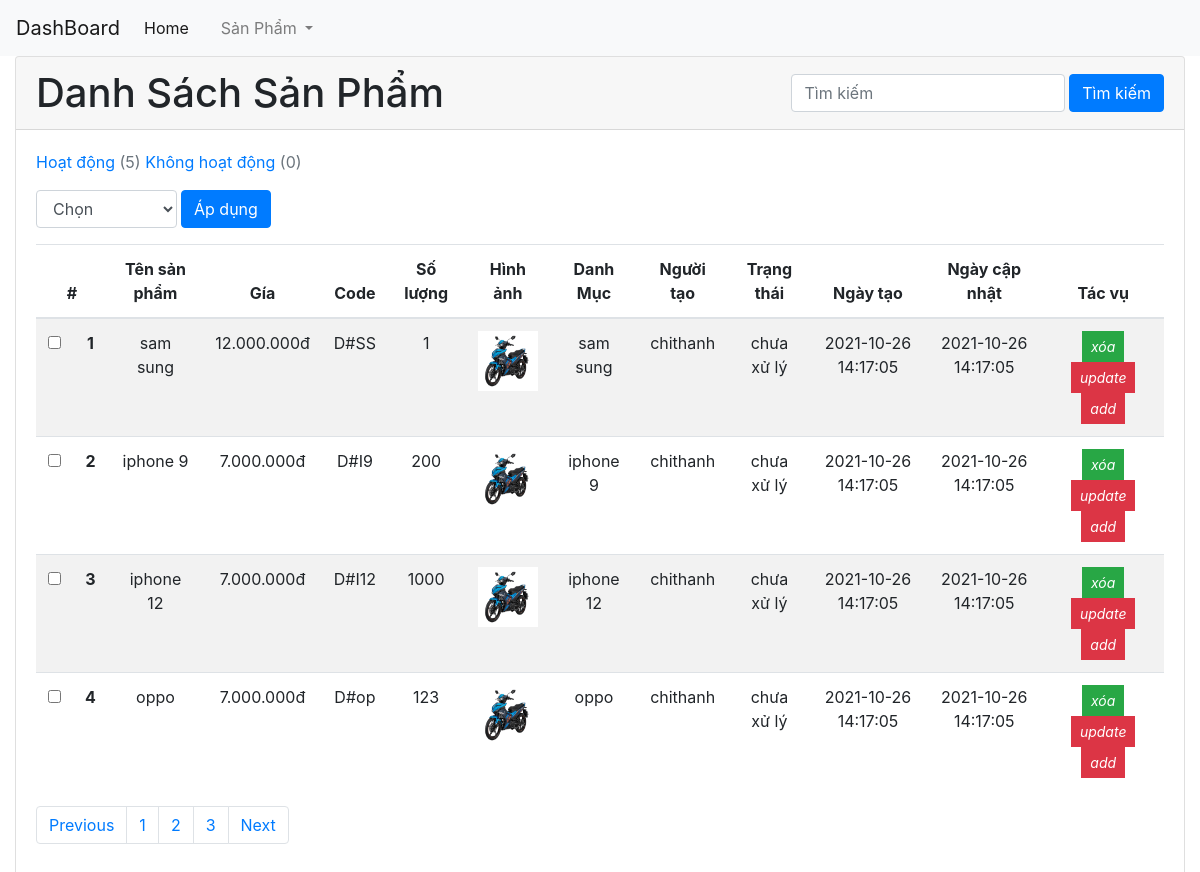
Before: /admin/index.php?module=product&act=list (signed in) with the older database file.
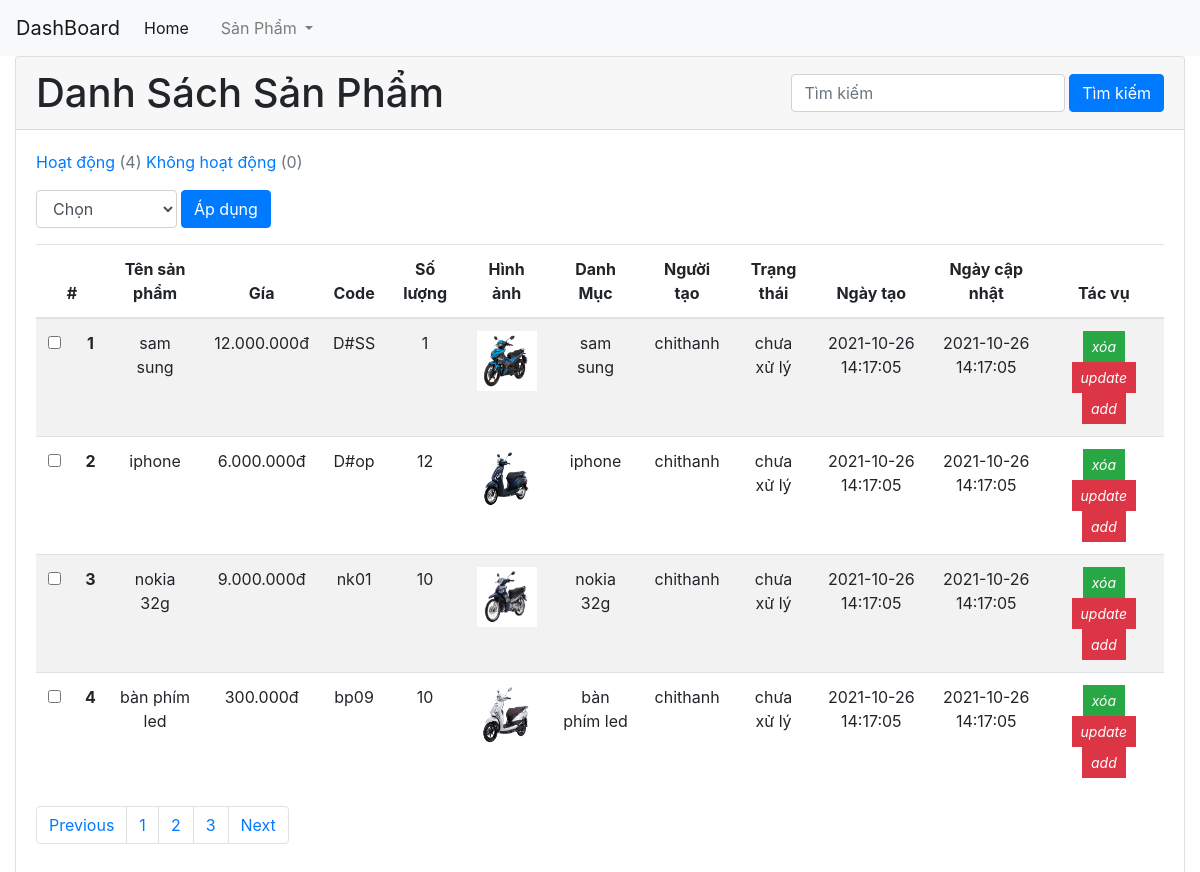
After: the same page with the newer database file.
### tables this page shows
CREATE TABLE `product` (
  `id_product` int(11) NOT NULL,
  `name` varchar(255) NOT NULL,
  `price` int(11) NOT NULL,
  `code` varchar(255) NOT NULL,
  `qty` int(11) NOT NULL,
  `thumbnail` varchar(255) NOT NULL,
  `created_at` timestamp NOT NULL DEFAULT current_timestamp(),
  `updated_at` timestamp NULL DEFAULT current_timestamp(),
  `is_delete` int(11) NOT NULL DEFAULT 0,
  `id_cat` int(11) NOT NULL,
  `id_user` int(11) NOT NULL
);

CREATE TABLE `user` (
  `id_user` int(255) NOT NULL,
  `user_name` varchar(255) NOT NULL,
  `email` varchar(233) NOT NULL,
  `pass_word` varchar(255) NOT NULL,
  `created_at` timestamp NOT NULL DEFAULT current_timestamp(),
  `updated_at` timestamp NOT NULL DEFAULT current_timestamp()
);

### admin/module/product/list.php (the view, shortened to what this page needs)
<?php
    if(isset($_GET['page'])){
        $page = $_GET['page'];
    }
    else{
        $page = 1;
    }
    $sotincanlay = 15;
    $sql_count = mysqli_query($conn , "SELECT * FROM `product`");
    $row_count = mysqli_num_rows($sql_count);
    $start = ($page-1) * $sotincanlay;
    $sql_total = mysqli_query($conn , "SELECT id_cat FROM `product` WHERE  `is_delete` = 0 ");
    $total = mysqli_num_rows($sql_total);
    $sql_total_soft_delete = mysqli_query($conn , "SELECT id_cat FROM `product` WHERE  `is_delete` = 1 ");
    $total_soft_delete = mysqli_num_rows($sql_total_soft_delete);
    if(isset($_POST['btn-submit-search'])){
        $keyword = $_POST['keyword'];
        if($keyword != ''){
            $sql = mysqli_query($conn , "SELECT * FROM `product` , `user`
            WHERE `product`.`id_user` = `user`.`id_user` and `name`  LIKE '%{$keyword}%' and `is_delete` = 0
            ");
            $data = [];
            while($items = mysqli_fetch_array($sql)){
                $data[] = $items;
            }
        }else{
            $sql = mysqli_query($conn , "SELECT * FROM `product` , `user` WHERE `product`.`id_user` = `user`.`id_user` and `is_delete` = 0 LIMIT $start , $sotincanlay ");
            $data = [];
            while($items = mysqli_fetch_array($sql)){
                $data[] = $items;
            }
        }
    }
    else{
        $sql = mysqli_query($conn , "SELECT * FROM `product` , `user` WHERE `product`.`id_user` = `user`.`id_user` and `is_delete` = 0 LIMIT $start , $sotincanlay ");
        $data = [];
        while($items = mysqli_fetch_array($sql)){
            $data[] = $items;
        }
    }
?>
<?php
    get_header();
?>
<div id="content" class="container-fluid">
    <div class="card">
        <div class="card-header font-weight-bold d-flex justify-content-between align-items-center">
            <h1 class="m-0 ">Danh Sách Sản Phẩm</h1>
            <div class="form-search form-inline">
                <form action="" method="POST">
                    <input type="text" class="form-control form-search" name="keyword" placeholder="Tìm kiếm" value="<?php
                    if(!empty($keyword)){
                        echo $keyword ;
                    }
                    ?>">
                    <input type="submit" name="btn-submit-search" value="Tìm kiếm" class="btn btn-primary">
                </form>
            </div>
        </div>
        <div class="card-body">
            <div class="analytic">
                <a href="?module=product&act=list" class="text-primary">Hoạt động<span class="text-muted"> (<?php echo $total ?>)</span></a>
                <a href="?module=product&act=list_soft_delete" class="text-primary">Không hoạt động<span class="text-muted"> (<?php echo $total_soft_delete ?>)</span></a>
            </div>
            <form action="" method="POST">
                <div class="form-action form-inline py-3">
                    <select class="form-control mr-1" name="act" id="select">
                        <option>Chọn</option>
                    </select>
                    <input type="submit" name="btn_apply" value="Áp dụng" class="btn btn-primary">
                </div>
                <table class="table table-striped table-checkall">
                    <thead>
                        <tr class="text-center">
                            <th scope="col" colspan ="2">#</th>
                            <th scope="col">Tên sản phẩm</th>
                            <th scope="col">Gía</th>
                            <th scope="col">Code</th>
                            <th scope="col">Số lượng</th>
                            <th scope="col">Hình ảnh</th>
                            <th scope="col">Danh Mục</th>
                            <th scope="col">Người tạo</th>
                            <th scope="col">Trạng thái</th>
                            <th scope="col">Ngày tạo</th>
                            <th scope="col">Ngày cập nhật</th>
                            <th scope="col">Tác vụ</th>
                        </tr>
                    </thead>
                    <tbody class="count-index" data-deleteDefault="<?php echo $row_count ?>">
                        <?php
                            if(!empty($data)){
                                $stt = 0;
                                foreach($data as $item){
                                $stt ++;
                        ?>
                            <tr class="text-center">
                                <td>
                                    <input type="checkbox" name="check_list[]" value="<?php echo $item['id_product'] ?>">
                                </td>
                                <th scope="row"><?php echo $stt ?></th>
                                <td><?php echo $item['name'] ?></td>
                                <td><?php echo number_format($item['price'] , 0 ,'.' , '.') ?>đ</td>
                                <td><?php echo $item['code'] ?></td>
                                <td><?php echo $item['qty'] ?></td>
                                <td>
                                    <img src=" <?php echo $item['thumbnail'] ?>" alt="" style="width:60px; height:60px;">
                                </td>
                                <td><?php echo $item['name'] ?></td>
                                <td><?php echo $item['user_name'] ?></td>
                                <td>chưa xử lý</td>
                                <td><?php echo $item['created_at'] ?></td>
                                <td><?php echo $item['updated_at'] ?></td>
                                <td>
                                    <a href="?module=product&act=delete&id_product=<?php echo $item['id_product'] ?>" class="btn-delete btn btn-success btn-sm rounded-0 text-white" type="button" data-toggle="tooltip" data-placement="top" title="Edit"><i class="fa fa-edit">xóa</i></a>
                                    <a href="?module=product&act=update&id_product=<?php echo $item['id_product'] ?>" class="btn btn-danger btn-sm rounded-0 text-white" type="button" data-toggle="tooltip" data-placement="top" title="update"><i class="fa fa-trash">update</i></a>
                                    <a href="?module=product&act=add" class="btn btn-danger btn-sm rounded-0 text-white" type="button" data-toggle="tooltip" data-placement="top" title="update"><i class="fa fa-trash">add</i></a>
                                </td>
                            </tr>
                        <?php
                                }
                            }
                        ?>
                    </tbody>
                </table>
            </form>
            <?php
                if(empty($keyword)){
            ?>
            <nav aria-label="Page navigation example">
                <?php
                   echo padding($page , $total , $base='?module=product&act=list');
                ?>
            </nav>
            <?php
                }
            ?>
        </div>
    </div>
</div>
<?php
    get_footer();
?>

### admin/index.php (shortened to what this page needs)
<?php
    require 'lib/get_layouts.php';
    require 'lib/padding.php';
?>
<?php
    $module = !empty($_GET['module']) ? $_GET['module'] : 'order';
    $act = !empty($_GET['act']) ? $_GET['act'] : 'list';
    $path = "module/{$module}/{$act}.php";
    if(file_exists($path)){
        require $path;
    }
?>

### admin/lib/get_layouts.php
<?php
    function get_header(){
        $path_header = 'layout/header/header.php';
        if(file_exists($path_header)){
            require $path_header;
        }
        else{
            echo "trang header không tồn tại";
        }
    }
    function get_footer(){
        $path_footer = 'layout/footer/footer.php';
        if(file_exists($path_footer)){
            require $path_footer;
        }
        else{
            echo "trang footer không tồn tại";
        }
    }
?>

### admin/layout/header/header.php (shortened to what this page needs)
<!DOCTYPE html>
<html lang="en">
<head>
    <link rel="stylesheet" href="https://cdn.jsdelivr.net/npm/bootstrap@4.6.0/dist/css/bootstrap.min.css">
    <link rel="stylesheet" href="asset/public/css/main/base.css">
    <link rel="stylesheet" href="asset/public/css/main/dropzone.css">
</head>
<body>
<div class="app">
    <nav class="navbar navbar-expand-lg navbar-light bg-light">
        <a class="navbar-brand" href="?module=order&act=list">DashBoard</a>
        <div class="collapse navbar-collapse" id="navbarSupportedContent">
            <ul class="navbar-nav mr-auto">
                <li class="nav-item active">
                    <a class="nav-link" href="?module=order&act=list">Home <span class="sr-only">(current)</span></a>
                </li>
                <li class="nav-item">
                    <a class="nav-link" href="#"></a>
                </li>
                <li class="nav-item dropdown">
                    <a class="nav-link dropdown-toggle" href="#" id="navbarDropdown" role="button" data-toggle="dropdown" aria-haspopup="true" aria-expanded="false">
                        Sản Phẩm
                    </a>
                </li>
            </ul>
        </div>
    </nav>

### admin/lib/padding.php
<?php
    function padding($page , $total , $base =""){
        $str_ling = '';
        $str_ling .="<ul class='pagination'>";
        if($page >= 1){
            if($page > 1){
                $after = $page - 1;
                $str_ling .="<li class='page-item'>";
                    $str_ling .= "<a class='page-link' href='{$base}&page={$after}'>Previous</a>";
                $str_ling .= "</li>";
            }
            else{
                $str_ling .="<li class='page-item'>";
                $str_ling .= "<a class='page-link' href='{$base}&page={$page}'>Previous</a>";
                $str_ling .= "</li>";
            }
        }
        for($i = 1 ; $i <= $total ; $i++){
            if($i != $page){
                if($i > $page - 3 && $i < $page + 3 ){
                    $str_ling .="<li class='page-item'><a class='page-link' href='{$base}&page={$i}'>{$i}</a></li>";
                }
            }else{
                $str_ling .="<li class='page-item'><a class='page-link' href='{$base}&page={$i}'>{$i}</a></li>";
            }
        }
        if($page <= $total ){
            if($page < $total){
                $next = $page + 1;
                $str_ling .= "<li class='page-item'>";
                    $str_ling .="<a class='page-link' href='{$base}&page={$next}'>Next</a>";
                $str_ling .="</li>";
            }else{
                $str_ling .= "<li class='page-item'>";
                    $str_ling .="<a class='page-link' href='{$base}&page={$page}'>Next</a>";
                $str_ling .="</li>";
            }
        }
        $str_ling .= "</ul>";
        return $str_ling;
    }
?>

### admin/layout/footer/footer.php (shortened to what this page needs)
</div>
</body>
</html>

Changed rows visible on the page:
removed product: name "iphone 9", price "7.000.000", code "D#I9", qty "200", thumbnail (picture), id_user.user_name "chithanh", id_user.created_at "2021-10-26 14:17:05", id_user.updated_at "2021-10-26 14:17:05"
removed product: name "iphone 12", price "7.000.000", code "D#I12", qty "1000", thumbnail (picture), id_user.user_name "chithanh", id_user.created_at "2021-10-26 14:17:05", id_user.updated_at "2021-10-26 14:17:05"
removed product: name "oppo", price "7.000.000", code "D#op", qty "123", thumbnail (picture), id_user.user_name "chithanh", id_user.created_at "2021-10-26 14:17:05", id_user.updated_at "2021-10-26 14:17:05"
added product: name "iphone", price "6.000.000", code "D#op", qty "12", thumbnail (picture), id_user.user_name "chithanh", id_user.created_at "2021-10-26 14:17:05", id_user.updated_at "2021-10-26 14:17:05"
added product: name "nokia 32g", price "9.000.000", code "nk01", qty "10", thumbnail (picture), id_user.user_name "chithanh", id_user.created_at "2021-10-26 14:17:05", id_user.updated_at "2021-10-26 14:17:05"
added product: name "bàn phím led", price "300.000", code "bp09", qty "10", thumbnail (picture), id_user.user_name "chithanh", id_user.created_at "2021-10-26 14:17:05", id_user.updated_at "2021-10-26 14:17:05"
Other visible differences:
$total: "5" → "4"
